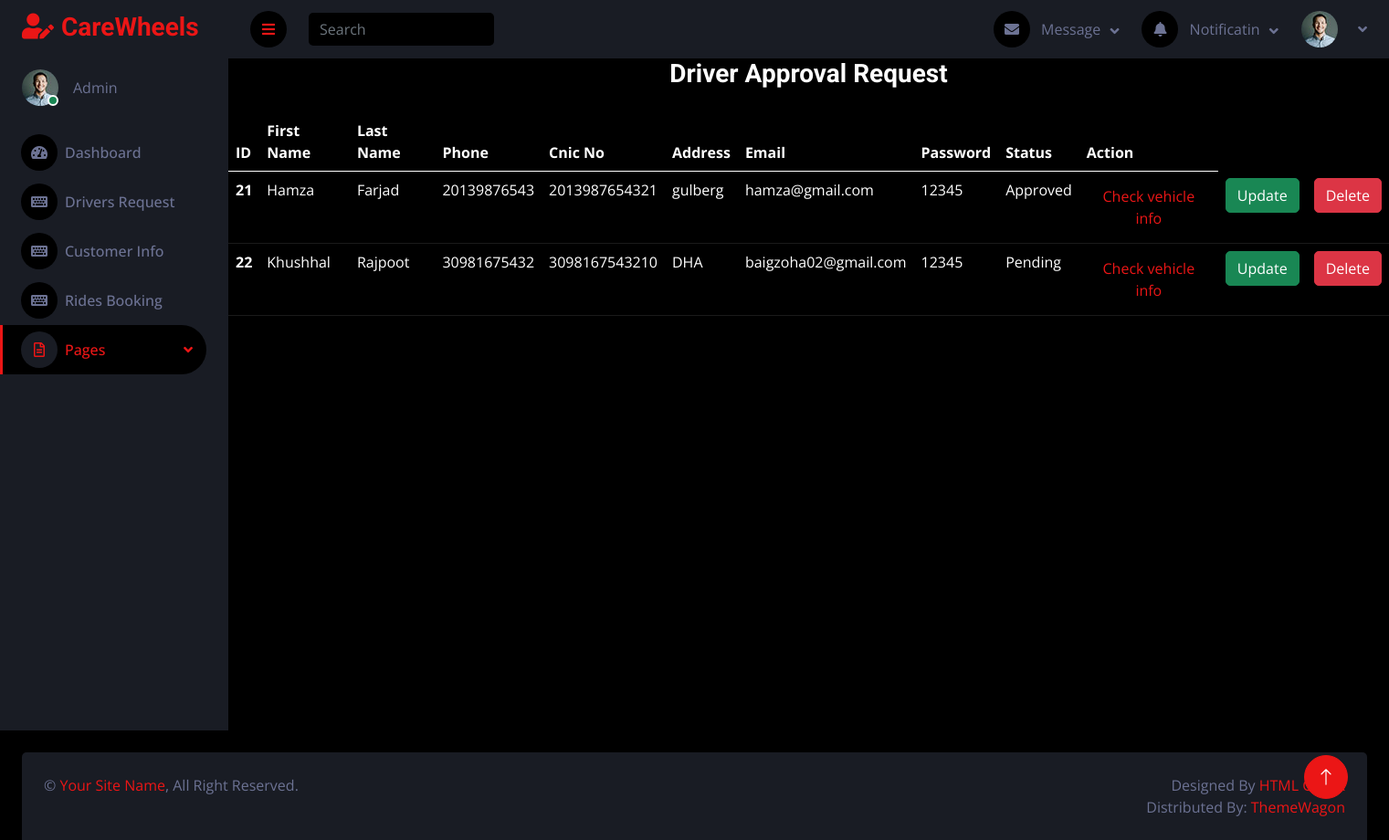
/admin/drv_req_pending.php (signed in), run on an earlier commit of the app's database.
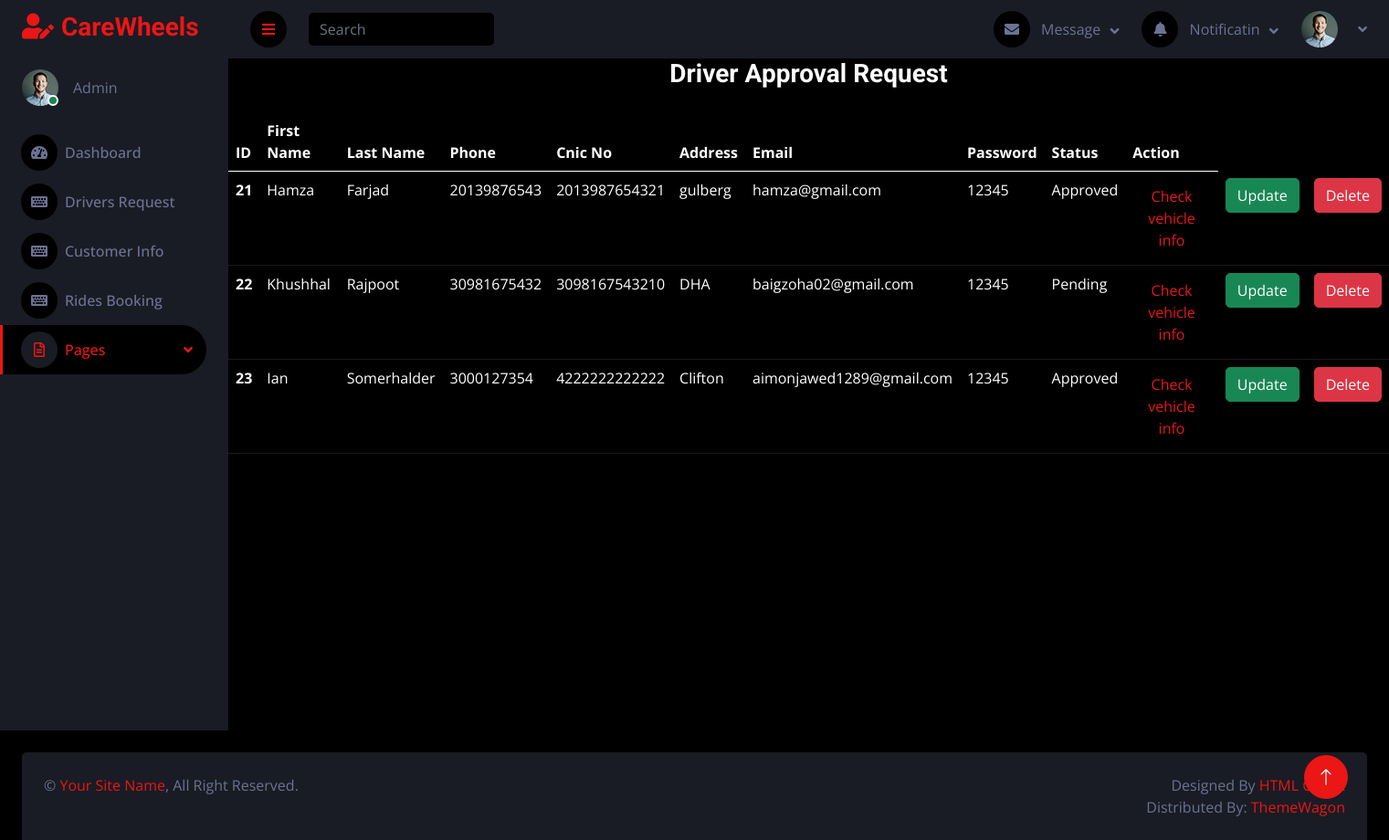
And on a later commit of the database.
### tables this page shows
CREATE TABLE `vehicles` (
  `v_id` int(11) NOT NULL,
  `v_name` varchar(55) NOT NULL,
  `v_model` varchar(55) NOT NULL,
  `v_year` int(11) NOT NULL,
  `v_capacity` int(11) NOT NULL,
  `v_regNum` varchar(55) NOT NULL,
  `d_id` int(11) NOT NULL,
  `v_drv_img` varchar(255) DEFAULT NULL,
  `v_cert_img` varchar(255) DEFAULT NULL,
  `v_img` varchar(255) DEFAULT NULL,
  `v_drv_lic` varchar(255) DEFAULT NULL
);

CREATE TABLE `drivers` (
  `d_id` int(11) NOT NULL,
  `d_fname` varchar(55) NOT NULL,
  `d_lname` varchar(55) NOT NULL,
  `d_phone` bigint(11) NOT NULL,
  `CNIC` bigint(13) NOT NULL,
  `d_email` varchar(55) NOT NULL,
  `d_address` varchar(55) NOT NULL,
  `d_password` varchar(55) NOT NULL,
  `d_status` varchar(55) DEFAULT NULL
);

### admin/drv_req_pending.php (the view, shortened to what this page needs)
<!DOCTYPE html>
<?php
require("connect.php");
if($_SESSION["a_email"]){
?>
<html lang="en">
<head>
    <link href="https://cdnjs.cloudflare.com/ajax/libs/font-awesome/5.10.0/css/all.min.css" rel="stylesheet">
    <link href="https://cdn.jsdelivr.net/npm/bootstrap-icons@1.4.1/font/bootstrap-icons.css" rel="stylesheet">
    <link href="lib/owlcarousel/assets/owl.carousel.min.css" rel="stylesheet">
    <link href="lib/tempusdominus/css/tempusdominus-bootstrap-4.min.css" rel="stylesheet" />
    <link href="css/bootstrap.min.css" rel="stylesheet">
    <link href="css/style.css" rel="stylesheet">
</head>
<body>
<div class="page-wrapper">
<?php
include('sidebar.php');
$query = "SELECT * FROM drivers JOIN vehicles ON drivers.d_id = vehicles.d_id";
$result = mysqli_query($conn,$query);
      ?>
      <h3 class="row justify-content-center">Driver Approval Request</h3>
<table class="table table-dark table-hover">
  <thead>
    <tr>
      <th scope="col">ID</th>
      <th scope="col">First Name</th>
      <th scope="col">Last Name</th>
      <th scope="col">Phone</th>
      <th scope="col">Cnic No</th>
      <th scope="col">Address</th>
      <th scope="col">Email</th>
      <th scope="col">Password</th>
      <th scope="col">Status</th>
      <th scope="col-lg-3">Action</th>
    </tr>
  </thead>
  <tbody>
  <?php
     while($row=mysqli_fetch_assoc($result))
     {
       ?>
    <tr>
      <th scope="row"><?php echo $row['d_id'];?></th>
      <td><?php echo $row['d_fname'];?></td>
      <td><?php echo $row['d_lname'];?></td>
      <td><?php echo $row['d_phone'];?></td>
      <td><?php echo $row['CNIC'];?></td>
      <td><?php echo $row['d_address'];?></td>
      <td><?php echo $row['d_email'];?></td>
      <td><?php echo $row['d_password'];?></td>
      <td><?php echo $row['d_status'];?></td>
      <td>  <a
    name="checkVinfo"
    id="checkVinfo"
    class="btn btn-link btn-open-vehicle-modal"
    href="get_vehicle_info.php?d_id=<?php echo $row["d_id"]; ?>"
    role="button"
  >Check vehicle info</a>  </td>
      <td>  <a name="approved" id="update" class="btn btn-success" href="driver_update.php?id=<?php echo $row["d_id"]?>" role="button">Update</a>  </td>
      <td>  <a name="delete" id="delete" class="btn btn-danger" href="delete_driver.php?id=<?php echo $row["d_id"]?>" role="button">Delete</a>  </td>
    </tr>
    <?php
     }
       ?>
  </tbody>
</table>
    </div>
        <a href="#" class="btn btn-lg btn-primary btn-lg-square back-to-top"><i class="bi bi-arrow-up"></i></a>
    <?php
include('footer.php');
?>
</body>
</html>
<?php
}
else{
    header("location:signin.php");
}
?>

What changed in the data, as far as the page shows it:
added vehicles: d "23", d.d_fname "Ian", d.d_lname "Somerhalder", d.d_phone "3000127354", d.CNIC "4222222222222", d.d_address "Clifton", d.d_email "aimonjawed1289@gmail.com", d.d_password "12345", d.d_status "Approved"
